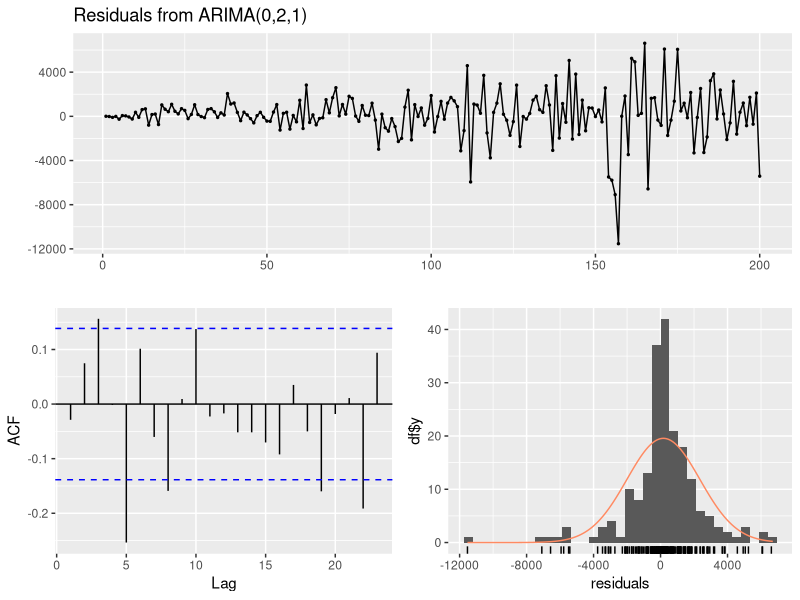
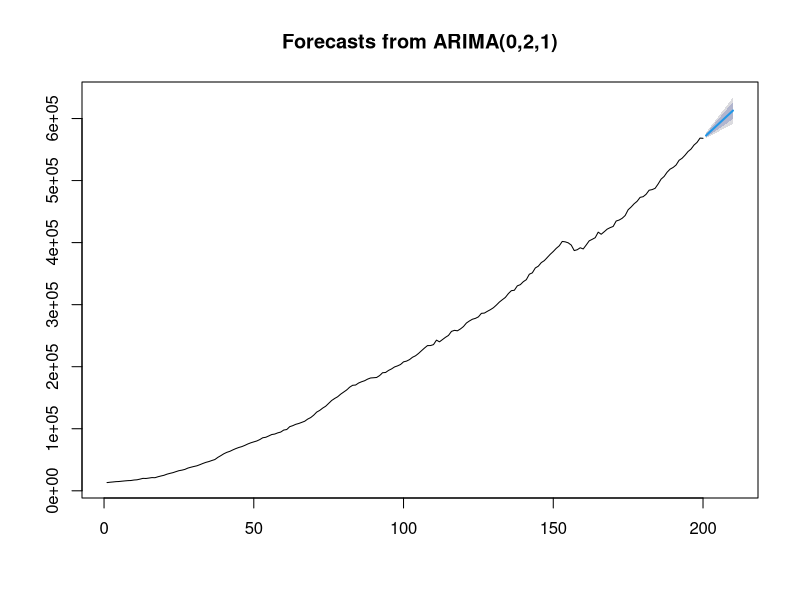
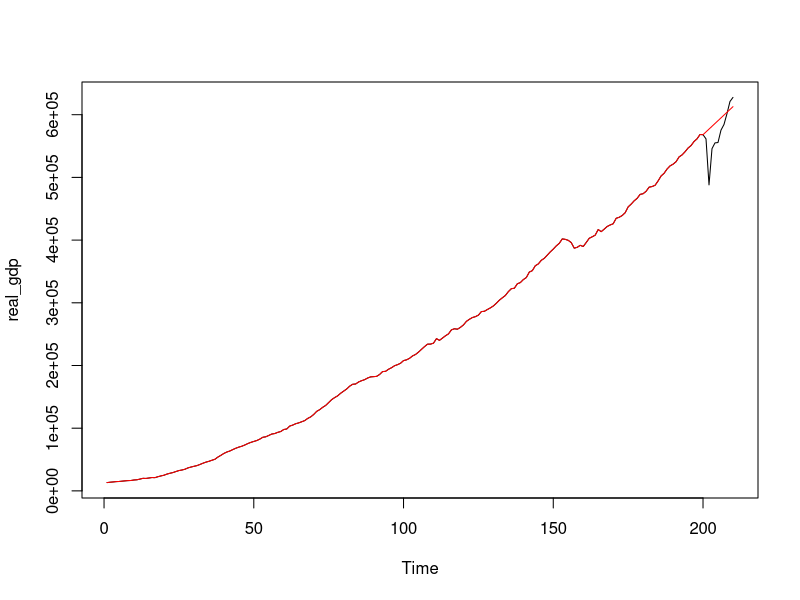
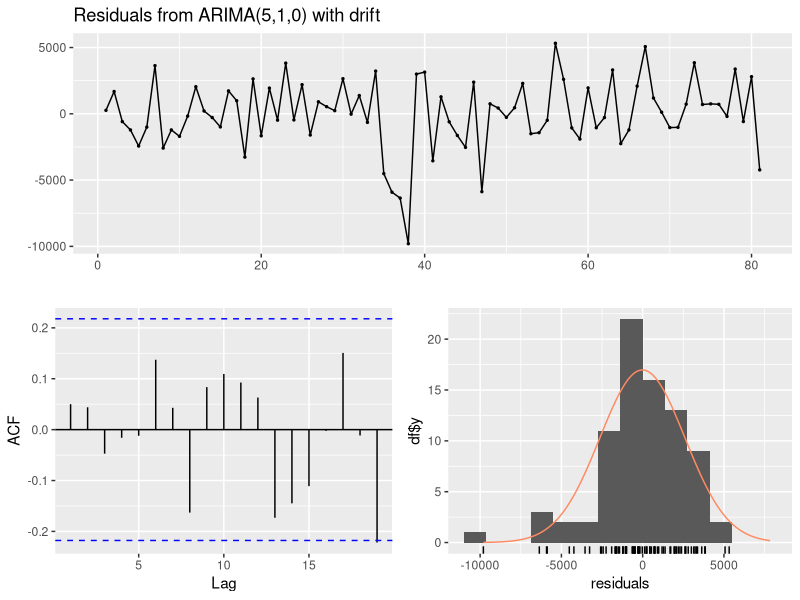
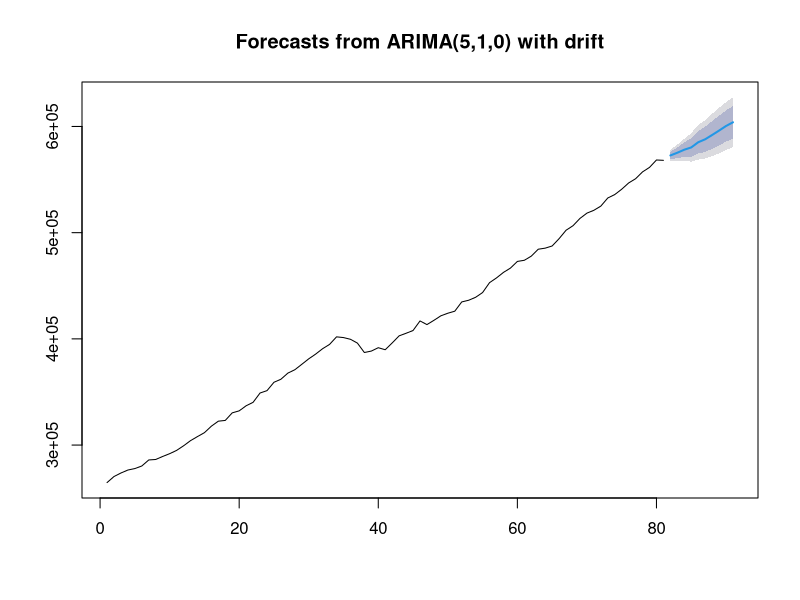
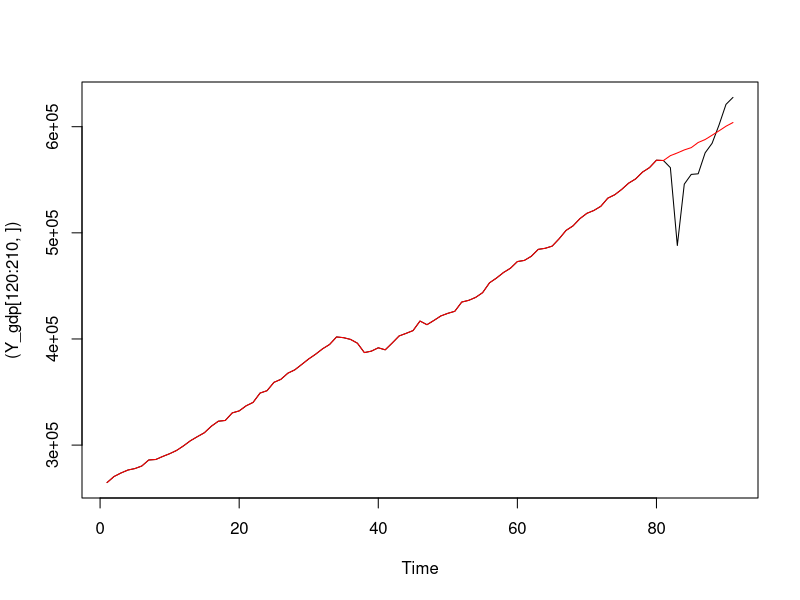

These charts were generated, in order, by the following R code:
###############################################################################################
##  ARIMA(0, 2, 1) ### (2 differencing; not very nice)
######################
library(dplyr)
library(magrittr)
library(tseries)
library(forecast)
Y <- read.csv("gdp_data.csv")
Y_gdp <- Y
Y_gdp <- as.data.frame(Y_gdp)
Y_gdp %<>% select(real_gdp)
Y_gdp <- ts(Y_gdp, frequency=4, start=c(1970,1))
Y_gdp <- as.data.frame(Y_gdp)
Y_gdp %<>% select(real_gdp)

#UK GDP before Covid
Y_gdp[1:200,]
#UK GDP after Covid:
Y_gdp[201:210,]

#Forecast for 10 quarters ahead (in log) (Before Covid)
forecast(auto.arima((Y_gdp[1:200,]), seasonal = TRUE), h = 10)

#Check residual (it is not a good fit)
forecast(auto.arima((Y_gdp[1:200,]), seasonal = TRUE), h = 10) %>% checkresiduals()
#plot
plot(forecast(auto.arima((Y_gdp[1:200,]), seasonal = TRUE), h = 10))

#Area of the forecasting trend without Covid:
10 * data.frame(forecast(auto.arima((Y_gdp[1:200,]), seasonal = TRUE), h = 10))[["Point.Forecast"]] %>% sum()
#Area of the realistic trend with Covid:
Y_gdp[201:210,] %>% sum() * 10

#GDP lost due to Covid: (losing  -236,204.9 Million)
Y_gdp[201:210,] - data.frame(forecast(auto.arima((Y_gdp[1:200,]), seasonal = TRUE), h = 10))[["Point.Forecast"]]
(Y_gdp[201:210,] - data.frame(forecast(auto.arima((Y_gdp[1:200,]), seasonal = TRUE), h = 10))[["Point.Forecast"]] )[1:7] %>% sum()

#plot of two graphs to show the Synthetic Counterfactual:
f_Y_gdp_post_covid <-data.frame(forecast(auto.arima((Y_gdp[1:200,]), seasonal = TRUE), h = 10))[["Point.Forecast"]] %>% ts(frequency = 4, start = c(2020, 1)) 
x <- Y_gdp[1:200,]
x <- ts(x, frequency = 4, start = c(1970, 1))
fore_gdp <- coalesce(ts.union(x, f_Y_gdp_post_covid)[,1], ts.union(x, f_Y_gdp_post_covid)[,2])
plot.ts((Y_gdp))
lines(data.frame(fore_gdp), col = "red")

################################################################################
##  Using only from Q4 1999 ## This has the benefit of better fitting line ###
##  ARIMA(5, 1, 0) #####
#############################################################################
## https://www.cityam.com/brexit-and-pandemic-have-cost-uk-businesses-250bn-each-but-eu-departure-tally-now-rising-faster-than-covid-disruption/

forecast(auto.arima((Y_gdp[120:200,]), seasonal = TRUE), h = 10) %>% checkresiduals()
##Plot of ARIMA(5, 1, 0)
plot(forecast(auto.arima((Y_gdp[120:200,]), seasonal = TRUE), h = 10))

#Area of the forecasting trend without Covid:
data.frame(forecast(auto.arima((Y_gdp[120:200,]), seasonal = TRUE), h = 10))[["Point.Forecast"]] %>% sum()
#Area of the realistic trend with Covid:
Y_gdp[201:210,] %>% sum() 

#GDP lost due to Covid: (losing  -205,631.7 Million)
Y_gdp[201:210,] - data.frame(forecast(auto.arima((Y_gdp[120:200,]), seasonal = TRUE), h = 10))[["Point.Forecast"]]
(Y_gdp[201:210,] - data.frame(forecast(auto.arima((Y_gdp[120:200,]), seasonal = TRUE), h = 10))[["Point.Forecast"]])[1:7] %>% sum()


#plot of two graphs to show the Synthetic Counterfactual:
f_Y_gdp_post_covid <-data.frame(forecast(auto.arima((Y_gdp[120:200,]), seasonal = TRUE), h = 10))[["Point.Forecast"]] %>% ts(frequency = 4, start = c(2020, 1)) 
x <- Y_gdp[120:200,]
x <- ts(x, frequency = 4, start = c(1999, 4))
fore_gdp <- coalesce(ts.union(x, f_Y_gdp_post_covid)[,1], ts.union(x, f_Y_gdp_post_covid)[,2])
plot.ts((Y_gdp[120:210,]))
lines(data.frame(fore_gdp), col = "red")